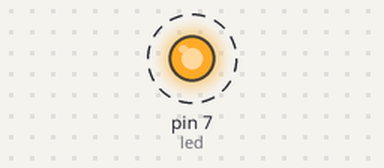
A sketch run on a simulated Arduino Uno, built with avr-gcc and run on an emulated ATmega328P. Parts: output pins drawn as LEDs (lit = HIGH). Dashed ring = blinking.

Above: at 0.12 s.
Timing chart, 0 to 3.0 s (numbered marks = the images above):
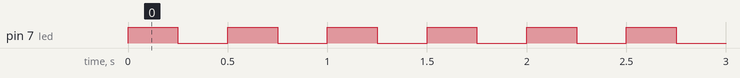

The sketch:

blink.ino
```cpp
int led = 7;

void setup() {
  // put your setup code here, to run once:
  pinMode(led,OUTPUT);

}
void loop() {
  // put your main code here, to run repeatedly:

  digitalWrite(led,1);

  delay(250);

  digitalWrite(led,0);

  delay(250);

}
```

Measured:
- by itself, pin 7 (led): alternates HIGH for 0.25 s and LOW for 0.25 s
